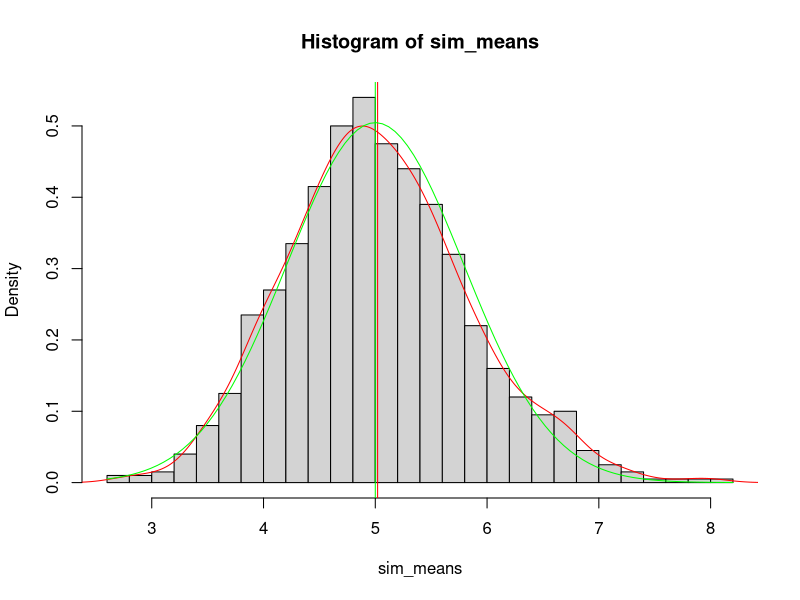
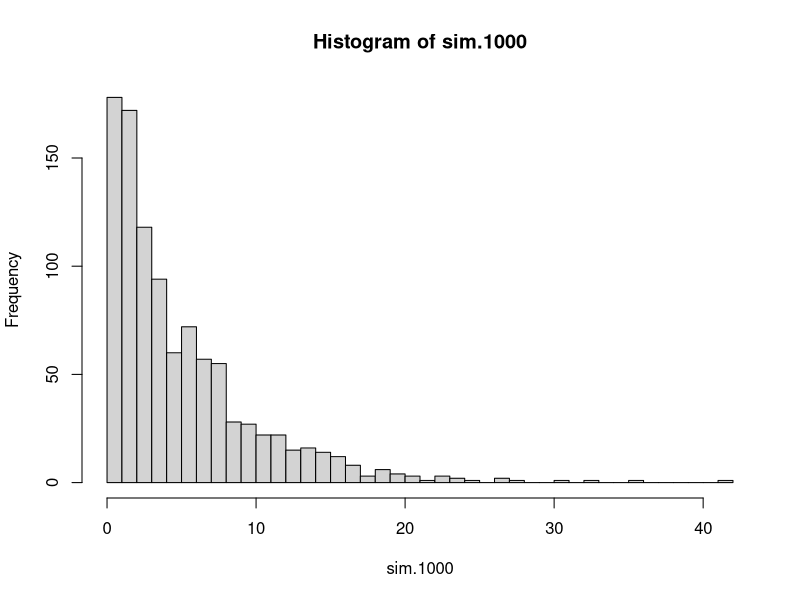
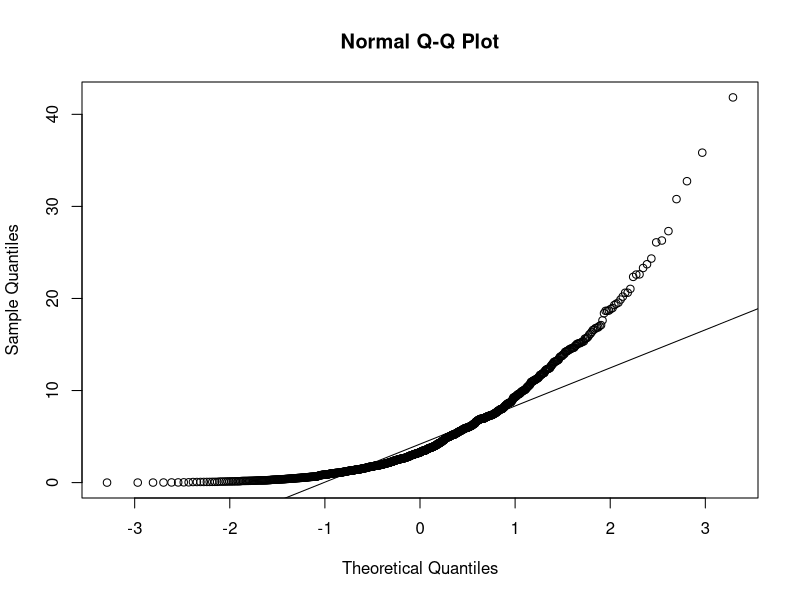

Generate these figures, in order, with R:
## ---- chunk 1
set.seed(599)

lambda <- 0.2
sample_size <- 40
num_sim <- 1000
## ---- chunk 2
sims <- matrix(nrow = 1000, ncol = 40, byrow = T)
for (i in 1:num_sim){
    sims[i,] <- rexp(sample_size, lambda)
}
sim_means <- rowMeans(sims)
## ---- chunk 3
mean_of_distribution = 5
mean_of_sim_means <- mean(sim_means)

abs(mean_of_sim_means - mean_of_distribution)
## ---- chunk 4
sd_of_distribution = 0.7905694
sd_of_sim_means <- sd(sim_means)

abs(sd_of_distribution - sd_of_sim_means)
## ---- chunk 5

hist(sim_means, breaks = 25, prob = T)
lines(density(sim_means), col = "red")
abline(v = mean_of_sim_means, col = "red")
abline(v = 1/lambda, col = "green")
curve(dnorm(x, mean = 5, sd = 0.7905694), add = T, col = "green")

## ---- chunk 6
sim.1000 <- rexp(1000, lambda)
hist(sim.1000, breaks = 50)

qqnorm(sim.1000)
qqline(sim.1000)
